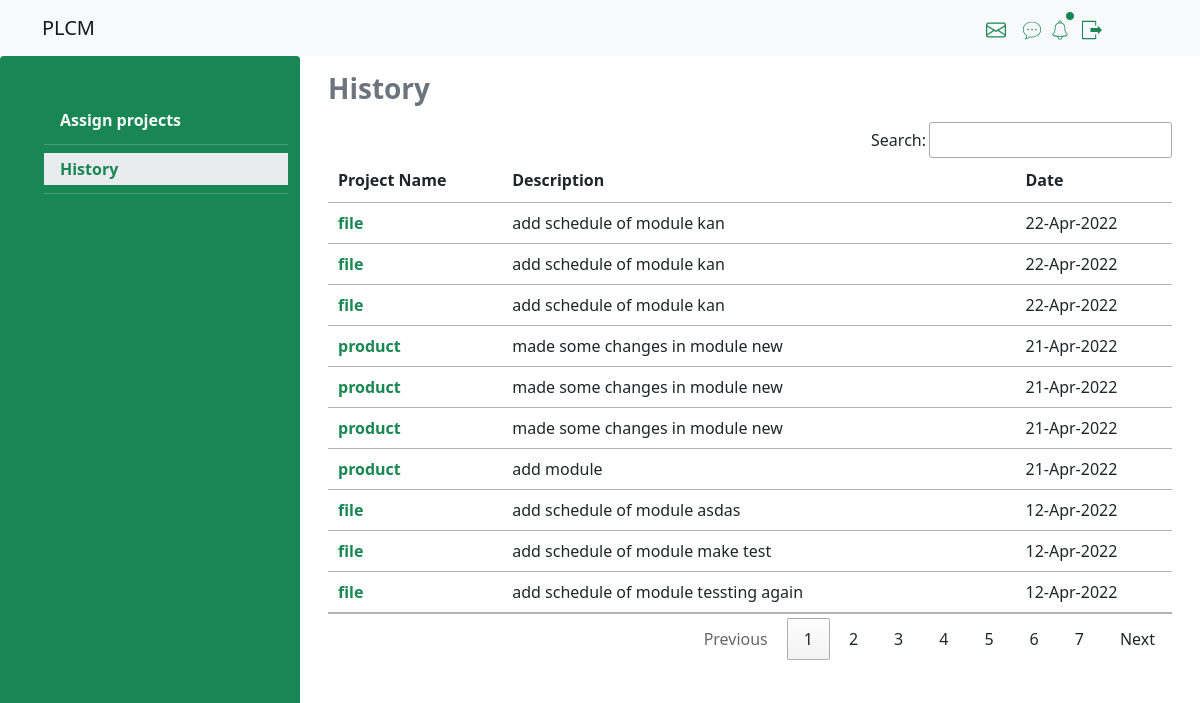
The page /history.php (signed in) on the database its author committed.
### tables this page shows
CREATE TABLE `history` (
  `h_id` int(11) NOT NULL,
  `p_id` int(11) NOT NULL,
  `m_id` int(11) NOT NULL,
  `description` text NOT NULL,
  `date` timestamp NOT NULL DEFAULT current_timestamp()
);

CREATE TABLE `projects` (
  `p_id` int(11) NOT NULL,
  `p_title` text NOT NULL,
  `p_category` text NOT NULL,
  `p_problem` text NOT NULL,
  `p_description` text NOT NULL,
  `file_path` text NOT NULL,
  `a_id` int(11) NOT NULL
);

### php/chat_notify_query.php (called while the page is built, shortened)
<?php
$query="select link_page,n_id,c_id, p_title,notifications.p_id,notifications.date,status,f_name,l_name,name,notifications.description,notifications.u_category from notifications,projects,members where (notifications.p_id=projects.p_id and u_category='admin' and members.m_id=".$id." and u_id=".$id.") or (notifications.p_id=projects.p_id and u_category='member' and members.m_id=".$id."  and u_id=".$id.") order by n_id desc";;
$result=mysqli_query($conn,$query);
$query="select * from notifications where u_id=".$id." and status='unseen' ";
$check=mysqli_query($conn,$query);
?>

### history.php (the view, shortened to what this page needs)
<?php
include_once("connection/connection.php");
$id=$_SESSION['id'];
$query="select p_title,history.date,history.description from history,projects where m_id=".$id." and projects.p_id=history.p_id order by h_id desc";
$fetch=mysqli_query($conn,$query);
include("php/chat_notify_query.php");
?>
<!doctype html>
<html lang="en">
  <head>
    <link href="https://cdn.jsdelivr.net/npm/bootstrap@5.1.3/dist/css/bootstrap.min.css" rel="stylesheet">
    <link rel='stylesheet' href='css/style.css'>
    <link rel='stylesheet' href='css/style2.css'>
    <link rel="stylesheet" type="text/css" href="//cdn.datatables.net/1.10.21/css/jquery.dataTables.min.css"/>
  </head>
  <body>
   <div class='container-fluid p-0 responsive'>
  <nav class="navbar navbar-expand-md navbar-light bg-light">
  <div class="container">
  <a class="navbar-brand" href="home.php">PLCM</a>
    <div class="collapse navbar-collapse " id="navbarSupportedContent">
      <div class=' d-flex align-items-center justify-md-content-start justify-content-around'>
      <div class='position-relative mail me-2  d-inline-block d-md-block mt-md-0 mt-2 '>
        <a href='inbox_mail.php'>
</a>
      </div>
      <div class='position-relative chat ms-2  d-inline-block d-md-block mt-md-0 mt-2 '>
        <a href='chat.php'>
      </a>
</div>
<div class=" position-relative ms-2   mt-md-0 mt-2 ">
  <span class="position-absolute top-0  start-100 translate-middle p-1 bg-success border border-light rounded-circle dot_notify <?php echo(mysqli_num_rows($check)>0)?"d-block":"d-none"; ?>">
  </span>
</div>
      <ul class='navbar-nav me-5 ms-1 mt-md-0 mt-2  '>
      <li class="nav-item dropdown">
          <a class="nav-link dropdown-toggle link_logout" href="#" id="navbarDropdown" role="button" data-bs-toggle="dropdown" aria-expanded="false">
          </a>
        </li>
</ul>
</div>
    </div>
  </div>
</nav>
<div class="offcanvas offcanvas-end" tabindex="-1" id="offcanvasRight" aria-labelledby="offcanvasRightLabel" >
  <div class="offcanvas-body " >
  <?php if(mysqli_num_rows($result)>0){
    while($row=mysqli_fetch_assoc($result))
    { ?>
   </div>
  <?php  }
  } else{?>
       <div class='text-muted text-center'>no notification</div>
  <?php } ?>
<section class=' bg h-100'>
  <div class='row m-0 align-items-stretch justify-content-start h-100'>
  <div class='col-md-3 d-none d-md-block  bg-success rounded  '>
  <ul class='menu mt-5'>
  <li><a class="dropdown-item text-light fw-bold  " href="home.php">Assign projects</a></li>
            <li><hr class="dropdown-divider text-light"></li>
            <li><a class="dropdown-item text-light fw-bold active" href="history.php">History</a></li>
            <li><hr class="dropdown-divider text-light"></li>
</ul>
</div>
<div class='col-md-9  bg-body ' >
<div class='row  bg-body p-3 h-auto '>
        <div class='col-12 text-muted h3 fw-bold'>
                History
          </div>
          <div class="table-responsive mt-2">
<table id="userTable" class=' table table-hover '>
        <thead>
            <th>Project Name</th>
            <th>Description</th>
            <th>Date</th>
        </thead>
        <tbody>
           <?php
           if(mysqli_num_rows($fetch)>0){
           while($fet=mysqli_fetch_assoc($fetch)){?>
           <tr>
             <td class='text-success fw-bold'><?php echo $fet['p_title'];?></td>
             <td><?php echo $fet['description'];?></td>
             <td><?php echo date("d-M-Y", strtotime( $fet['date']));?></td>
           </tr>
           <?php }} ?>
        </tbody>
    </table>
                </div>
  </div>
</div>
</div>
</section>
</body>
</html>

### css/style2.css (style rules this page uses)
.row , .col-md-5,.col-md-7 { height:100%; display:flex; justify-content: center; align-items: center; }
.bg { background-color:#e9ecef; }
.active { background-color:#198754!important; }
.menu { list-style:none; position:sticky; left:0px; top:0px; }
.responsive { height:100vh; background-color:#e9ecef; }
.link_logout::after { display:none; }
.active { background-color:#e9ecef!important; color:#198754!important; }

### rows shown on the page
history: p.p_title "file", description "add schedule of module kan", date "22-Apr-2022"
history: p.p_title "file", description "add schedule of module kan", date "22-Apr-2022"
history: p.p_title "file", description "add schedule of module kan", date "22-Apr-2022"
history: p.p_title "product", description "made some changes in module new", date "21-Apr-2022"
history: p.p_title "product", description "made some changes in module new", date "21-Apr-2022"
history: p.p_title "product", description "made some changes in module new", date "21-Apr-2022"
history: p.p_title "product", description "add module", date "21-Apr-2022"
history: p.p_title "file", description "add schedule of module asdas", date "12-Apr-2022"
history: p.p_title "file", description "add schedule of module make test", date "12-Apr-2022"
history: p.p_title "file", description "add schedule of module tessting again", date "12-Apr-2022"
